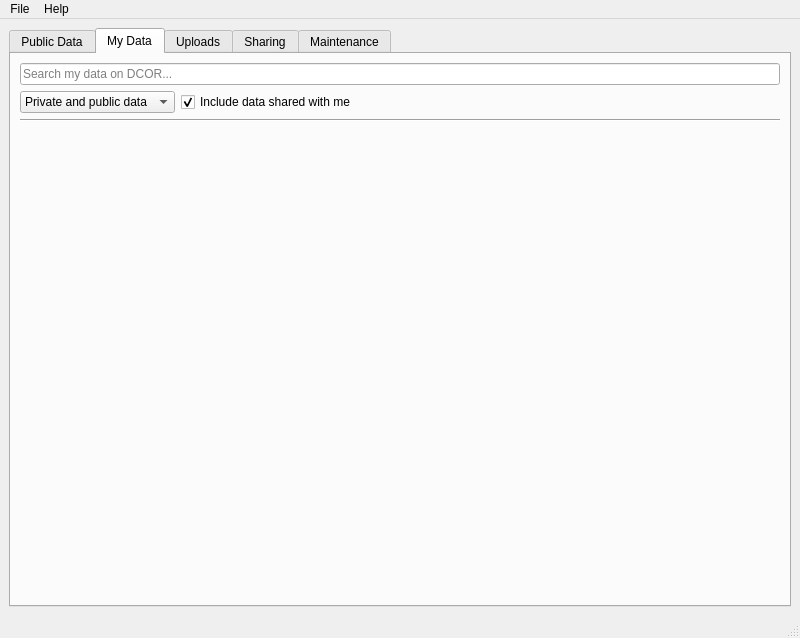
<?xml version="1.0" encoding="UTF-8"?>
<ui version="4.0">
 <class>MainWindow</class>
 <widget class="QMainWindow" name="MainWindow">
  <property name="geometry">
   <rect>
    <x>0</x>
    <y>0</y>
    <width>800</width>
    <height>638</height>
   </rect>
  </property>
  <property name="windowTitle">
   <string>MainWindow</string>
  </property>
  <widget class="QWidget" name="centralwidget">
   <layout class="QHBoxLayout" name="horizontalLayout">
    <item>
     <widget class="QTabWidget" name="tabWidget">
      <property name="currentIndex">
       <number>1</number>
      </property>
      <widget class="QWidget" name="tab_browse">
       <attribute name="title">
        <string>Public Data</string>
       </attribute>
       <layout class="QVBoxLayout" name="verticalLayout_9">
        <item>
         <layout class="QHBoxLayout" name="horizontalLayout_9">
          <item>
           <widget class="QLineEdit" name="lineEdit_6">
            <property name="placeholderText">
             <string>Search public data on DCOR...</string>
            </property>
           </widget>
          </item>
          <item>
           <spacer name="horizontalSpacer_4">
            <property name="orientation">
             <enum>Qt::Horizontal</enum>
            </property>
            <property name="sizeType">
             <enum>QSizePolicy::Preferred</enum>
            </property>
            <property name="sizeHint" stdset="0">
             <size>
              <width>20</width>
              <height>20</height>
             </size>
            </property>
           </spacer>
          </item>
          <item>
           <widget class="QLabel" name="label_6">
            <property name="text">
             <string>limit datasets:</string>
            </property>
           </widget>
          </item>
          <item>
           <widget class="QSpinBox" name="spinBox">
            <property name="minimum">
             <number>10</number>
            </property>
            <property name="maximum">
             <number>9999999</number>
            </property>
            <property name="singleStep">
             <number>100</number>
            </property>
            <property name="value">
             <number>100</number>
            </property>
           </widget>
          </item>
          <item>
           <spacer name="horizontalSpacer_3">
            <property name="orientation">
             <enum>Qt::Horizontal</enum>
            </property>
            <property name="sizeType">
             <enum>QSizePolicy::Fixed</enum>
            </property>
            <property name="sizeHint" stdset="0">
             <size>
              <width>20</width>
              <height>20</height>
             </size>
            </property>
           </spacer>
          </item>
          <item>
           <widget class="QLabel" name="label_5">
            <property name="text">
             <string>state:</string>
            </property>
           </widget>
          </item>
          <item>
           <widget class="QDateEdit" name="dateEdit">
            <property name="frame">
             <bool>true</bool>
            </property>
            <property name="alignment">
             <set>Qt::AlignCenter</set>
            </property>
            <property name="readOnly">
             <bool>true</bool>
            </property>
            <property name="buttonSymbols">
             <enum>QAbstractSpinBox::NoButtons</enum>
            </property>
            <property name="displayFormat">
             <string>dd.MM.yy HH:mm</string>
            </property>
           </widget>
          </item>
          <item>
           <widget class="QToolButton" name="toolButton_2">
            <property name="text">
             <string>Update</string>
            </property>
           </widget>
          </item>
         </layout>
        </item>
        <item>
         <widget class="FilterChain" name="widget_2" native="true">
          <property name="sizePolicy">
           <sizepolicy hsizetype="Preferred" vsizetype="Expanding">
            <horstretch>0</horstretch>
            <verstretch>0</verstretch>
           </sizepolicy>
          </property>
         </widget>
        </item>
       </layout>
      </widget>
      <widget class="QWidget" name="tab_user">
       <attribute name="title">
        <string>My Data</string>
       </attribute>
       <layout class="QVBoxLayout" name="verticalLayout">
        <item>
         <layout class="QHBoxLayout" name="horizontalLayout_6">
          <property name="topMargin">
           <number>0</number>
          </property>
          <item>
           <widget class="QLineEdit" name="lineEdit">
            <property name="placeholderText">
             <string>Search my data on DCOR...</string>
            </property>
            <property name="clearButtonEnabled">
             <bool>false</bool>
            </property>
           </widget>
          </item>
         </layout>
        </item>
        <item>
         <layout class="QHBoxLayout" name="horizontalLayout_3">
          <property name="topMargin">
           <number>0</number>
          </property>
          <item>
           <widget class="QComboBox" name="comboBox">
            <property name="sizePolicy">
             <sizepolicy hsizetype="Preferred" vsizetype="Fixed">
              <horstretch>0</horstretch>
              <verstretch>0</verstretch>
             </sizepolicy>
            </property>
            <item>
             <property name="text">
              <string>Private and public data</string>
             </property>
            </item>
            <item>
             <property name="text">
              <string>Public data only</string>
             </property>
            </item>
            <item>
             <property name="text">
              <string>Private data only</string>
             </property>
            </item>
           </widget>
          </item>
          <item>
           <widget class="QCheckBox" name="checkBox_2">
            <property name="text">
             <string>Include data shared with me</string>
            </property>
            <property name="checked">
             <bool>true</bool>
            </property>
           </widget>
          </item>
          <item>
           <spacer name="horizontalSpacer">
            <property name="orientation">
             <enum>Qt::Horizontal</enum>
            </property>
            <property name="sizeHint" stdset="0">
             <size>
              <width>40</width>
              <height>20</height>
             </size>
            </property>
           </spacer>
          </item>
         </layout>
        </item>
        <item>
         <widget class="Line" name="line">
          <property name="orientation">
           <enum>Qt::Horizontal</enum>
          </property>
         </widget>
        </item>
        <item>
         <widget class="FilterChain" name="user_filter_chain" native="true">
          <property name="sizePolicy">
           <sizepolicy hsizetype="Preferred" vsizetype="Expanding">
            <horstretch>0</horstretch>
            <verstretch>0</verstretch>
           </sizepolicy>
          </property>
         </widget>
        </item>
       </layout>
      </widget>
      <widget class="QWidget" name="tab">
       <attribute name="title">
        <string>Uploads</string>
       </attribute>
       <layout class="QVBoxLayout" name="verticalLayout_6">
        <item>
         <layout class="QHBoxLayout" name="horizontalLayout_8">
          <item>
           <widget class="QToolButton" name="toolButton_4">
            <property name="text">
             <string>New Upload</string>
            </property>
           </widget>
          </item>
          <item>
           <spacer name="horizontalSpacer_2">
            <property name="orientation">
             <enum>Qt::Horizontal</enum>
            </property>
            <property name="sizeHint" stdset="0">
             <size>
              <width>40</width>
              <height>20</height>
             </size>
            </property>
           </spacer>
          </item>
         </layout>
        </item>
        <item>
         <widget class="QGroupBox" name="groupBox">
          <property name="sizePolicy">
           <sizepolicy hsizetype="Preferred" vsizetype="Expanding">
            <horstretch>0</horstretch>
            <verstretch>0</verstretch>
           </sizepolicy>
          </property>
          <property name="title">
           <string>Current Uploads</string>
          </property>
          <layout class="QVBoxLayout" name="verticalLayout_7">
           <item>
            <widget class="QTableWidget" name="tableWidget">
             <column>
              <property name="text">
               <string>Dataset</string>
              </property>
             </column>
             <column>
              <property name="text">
               <string>Status</string>
              </property>
             </column>
             <column>
              <property name="text">
               <string>Progress</string>
              </property>
             </column>
             <column>
              <property name="text">
               <string>Upload rate</string>
              </property>
             </column>
             <column>
              <property name="text">
               <string>Actions</string>
              </property>
             </column>
            </widget>
           </item>
          </layout>
         </widget>
        </item>
       </layout>
      </widget>
      <widget class="QWidget" name="tab_2">
       <attribute name="title">
        <string>Sharing</string>
       </attribute>
       <layout class="QVBoxLayout" name="verticalLayout_5">
        <item>
         <widget class="QLabel" name="label">
          <property name="text">
           <string>You can share datasets with other users on DCOR via collections. Collections may contain private and public datasets.</string>
          </property>
          <property name="wordWrap">
           <bool>true</bool>
          </property>
         </widget>
        </item>
        <item>
         <widget class="QSplitter" name="splitter">
          <property name="sizePolicy">
           <sizepolicy hsizetype="Expanding" vsizetype="Expanding">
            <horstretch>0</horstretch>
            <verstretch>0</verstretch>
           </sizepolicy>
          </property>
          <property name="orientation">
           <enum>Qt::Horizontal</enum>
          </property>
          <widget class="QWidget" name="verticalLayoutWidget_2">
           <layout class="QVBoxLayout" name="verticalLayout_2">
            <item>
             <layout class="QHBoxLayout" name="horizontalLayout_5">
              <property name="topMargin">
               <number>0</number>
              </property>
              <item>
               <widget class="QLabel" name="label_2">
                <property name="text">
                 <string>My Collections</string>
                </property>
               </widget>
              </item>
              <item>
               <widget class="QLineEdit" name="lineEdit_3">
                <property name="placeholderText">
                 <string>filter collections...</string>
                </property>
               </widget>
              </item>
             </layout>
            </item>
            <item>
             <widget class="QListWidget" name="listWidget_2"/>
            </item>
           </layout>
          </widget>
          <widget class="QWidget" name="verticalLayoutWidget_3">
           <layout class="QVBoxLayout" name="verticalLayout_3">
            <item>
             <layout class="QHBoxLayout" name="horizontalLayout_7">
              <item>
               <widget class="QLabel" name="label_3">
                <property name="text">
                 <string>Datasets</string>
                </property>
               </widget>
              </item>
              <item>
               <widget class="QLineEdit" name="lineEdit_4">
                <property name="placeholderText">
                 <string>filter datasets...</string>
                </property>
               </widget>
              </item>
             </layout>
            </item>
            <item>
             <widget class="QListWidget" name="listWidget_3"/>
            </item>
           </layout>
          </widget>
          <widget class="QWidget" name="verticalLayoutWidget">
           <layout class="QVBoxLayout" name="verticalLayout_4">
            <item>
             <layout class="QHBoxLayout" name="horizontalLayout_4">
              <item>
               <widget class="QLabel" name="label_4">
                <property name="text">
                 <string>Shared with</string>
                </property>
               </widget>
              </item>
              <item>
               <widget class="QLineEdit" name="lineEdit_5">
                <property name="placeholderText">
                 <string>filter users...</string>
                </property>
               </widget>
              </item>
             </layout>
            </item>
            <item>
             <widget class="QListWidget" name="listWidget"/>
            </item>
           </layout>
          </widget>
         </widget>
        </item>
        <item>
         <layout class="QHBoxLayout" name="horizontalLayout_2">
          <item>
           <widget class="QLabel" name="label_7">
            <property name="text">
             <string>Add user to selected collection(s):</string>
            </property>
           </widget>
          </item>
          <item>
           <widget class="QLineEdit" name="lineEdit_2">
            <property name="placeholderText">
             <string>type a name...</string>
            </property>
           </widget>
          </item>
          <item>
           <widget class="QToolButton" name="toolButton_3">
            <property name="text">
             <string>Add</string>
            </property>
           </widget>
          </item>
         </layout>
        </item>
       </layout>
      </widget>
      <widget class="QWidget" name="tab_3">
       <attribute name="title">
        <string>Maintenance</string>
       </attribute>
       <layout class="QVBoxLayout" name="verticalLayout_8">
        <item>
         <widget class="QToolButton" name="toolButton">
          <property name="text">
           <string>Remove Draft datasets</string>
          </property>
         </widget>
        </item>
        <item>
         <spacer name="verticalSpacer">
          <property name="orientation">
           <enum>Qt::Vertical</enum>
          </property>
          <property name="sizeHint" stdset="0">
           <size>
            <width>20</width>
            <height>40</height>
           </size>
          </property>
         </spacer>
        </item>
       </layout>
      </widget>
     </widget>
    </item>
   </layout>
  </widget>
  <widget class="QMenuBar" name="menubar">
   <property name="geometry">
    <rect>
     <x>0</x>
     <y>0</y>
     <width>800</width>
     <height>22</height>
    </rect>
   </property>
   <widget class="QMenu" name="menuHelp">
    <property name="title">
     <string>Help</string>
    </property>
    <addaction name="actionSoftware"/>
    <addaction name="actionAbout"/>
   </widget>
   <widget class="QMenu" name="menuPreferences">
    <property name="title">
     <string>File</string>
    </property>
    <addaction name="actionSet_API_key"/>
    <addaction name="actionUpdate_local_database"/>
    <addaction name="separator"/>
    <addaction name="actionPreferences"/>
    <addaction name="separator"/>
    <addaction name="actionExit"/>
   </widget>
   <addaction name="menuPreferences"/>
   <addaction name="menuHelp"/>
  </widget>
  <widget class="QStatusBar" name="statusbar"/>
  <action name="actionSoftware">
   <property name="text">
    <string>Software</string>
   </property>
  </action>
  <action name="actionSet_API_key">
   <property name="text">
    <string>Set DCOR API key</string>
   </property>
  </action>
  <action name="actionExit">
   <property name="text">
    <string>Exit</string>
   </property>
  </action>
  <action name="actionUpdate_local_database">
   <property name="text">
    <string>Update local database</string>
   </property>
  </action>
  <action name="actionPreferences">
   <property name="text">
    <string>Preferences</string>
   </property>
  </action>
  <action name="actionAbout">
   <property name="text">
    <string>About</string>
   </property>
  </action>
 </widget>
 <customwidgets>
  <customwidget>
   <class>FilterChain</class>
   <extends>QWidget</extends>
   <header>dcor_manager.gui.dbview.filter_chain</header>
   <container>1</container>
  </customwidget>
 </customwidgets>
 <resources/>
 <connections/>
</ui>
